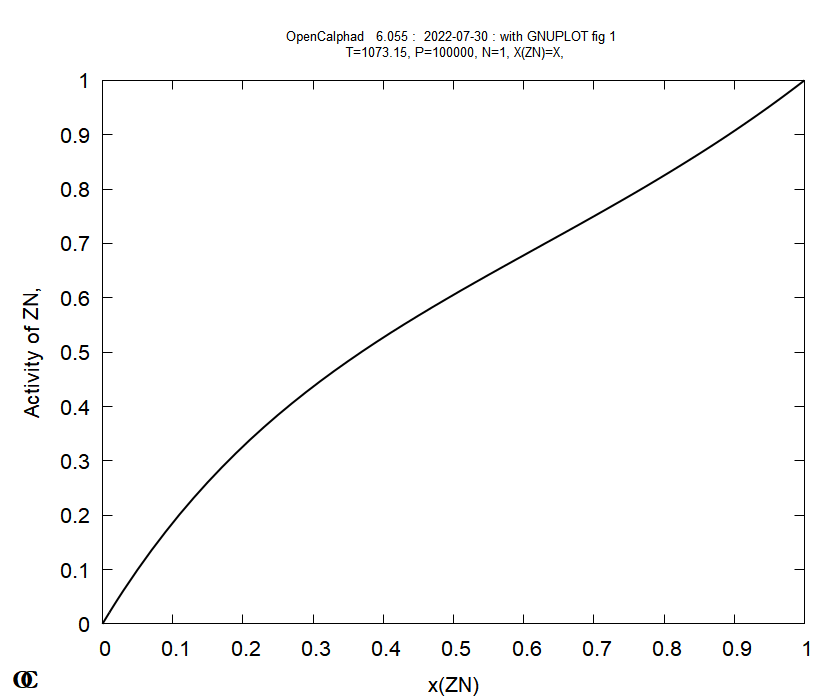

Reproduce this figure in gnuplot.
# GNUPLOT file generated by OpenCalphad
# OpenCalphad   6.055 :  2022-07-30 : with GNUPLOT fig 1
# subroutine ocplot2B
set terminal wxt size 840,700 font "Arial,16"
#set terminal pdf color solid size 6,5 enhanced font "Arial,16"
#set output "ocgnu.pdf"
set title "OpenCalphad   6.055 :  2022-07-30 : with GNUPLOT fig 1 \n T=1073.15, P=100000, N=1, X(ZN)=X," font "Arial,10" 
set origin 0.0, 0.0 
set size   1.0000,   1.0000
set xlabel "x(ZN)"
set ylabel "Activity of ZN,"
set label "~O{.0  C}" at screen 0.02, 0.03 font "Garamond Bold,20"
set key  off
set style line  1 lt  1 lc rgb "#000000" lw 2 pt 10
set style line  2 lt  1 lc rgb "#4169E1" lw 2 pt 6
set style line  3 lt  1 lc rgb "#00C000" lw 2 pt 3
set style line  4 lt  1 lc rgb "#FF0000" lw 2 pt 2
set style line  5 lt  1 lc rgb "#FF00FF" lw 2 pt 4
set style line  6 lt  1 lc rgb "#C8C800" lw 2 pt 5
set style line  7 lt  1 lc rgb "#C0C0C0" lw 2 pt 7
set style line  8 lt  1 lc rgb "#00FFFF" lw 2 pt 8
set style line  9 lt  1 lc rgb "#804080" lw 2 pt 9
set style line 10 lt  1 lc rgb "#7CFF40" lw 2 pt 1
# for invariants, faded read
set style line 100 lt 1 lc rgb "#FF3333" lw 3 pt 1

# Some useful GNUPLOT commands for editing the figure
# This is a dashed line (on pdf/wxt):
# set style line 15 lt 0 lc rgb "#C8C800" lw 2 pt 2

# set pointsize 0.6
# set label "text" at 0.5, 0.5 rotate by 60 font "arial,12"
# set xrange [0.5 : 0.7] 
# Adding manually a line and keep scaling:
# set arrow x0, y0 to x1,y1 nohead linestyle 1
# Add a red dot at 0.1,1000:
# set obj 1 circle fc rgb "#FF0000" fs sol size 0.02 noclip at 1,1
# Plotting symbols instead of line:
# ... using 2:i with points pt 7 ps 3 
# set multiplot
# set xrange [] writeback
#  ... plot someting
# set xrange restore
#  ... plot more using same axis scaling 
# unset multiplot



# begin of data with lines     62
$OCT220730211858 << EOD
KEYS:  x(ZN) AC(ZN) 
 # First line: LIQUID#1
   1    1.000000E-02    2.116263E-02
   2    1.002000E-02    2.120431E-02
   3    1.003998E-02    2.124595E-02
   4    1.403998E-02    2.953142E-02
   5    1.803998E-02    3.771717E-02
   6    2.203998E-02    4.580470E-02
   7    3.000000E-02    6.161258E-02
   8    5.000000E-02    9.971545E-02
   9    7.000000E-02    1.356440E-01
  10    9.000000E-02    1.695590E-01
  11    1.100000E-01    2.016102E-01
  12    1.300000E-01    2.319372E-01
  13    1.500000E-01    2.606701E-01
  14    1.700000E-01    2.879305E-01
  15    1.900000E-01    3.138318E-01
  16    2.100000E-01    3.384799E-01
  17    2.300000E-01    3.619740E-01
  18    2.500000E-01    3.844070E-01
  19    2.700000E-01    4.058658E-01
  20    2.900000E-01    4.264321E-01
  21    3.100000E-01    4.461826E-01
  22    3.300000E-01    4.651891E-01
  23    3.500000E-01    4.835196E-01
  24    3.700000E-01    5.012380E-01
  25    3.900000E-01    5.184045E-01
  26    4.100000E-01    5.350763E-01
  27    4.300000E-01    5.513073E-01
  28    4.500000E-01    5.671487E-01
  29    4.700000E-01    5.826493E-01
  30    4.900000E-01    5.978553E-01
  31    5.100000E-01    6.128111E-01
  32    5.300000E-01    6.275588E-01
  33    5.500000E-01    6.421391E-01
  34    5.700000E-01    6.565910E-01
  35    5.900000E-01    6.709520E-01
  36    6.100000E-01    6.852585E-01
  37    6.300000E-01    6.995455E-01
  38    6.500000E-01    7.138474E-01
  39    6.700000E-01    7.281975E-01
  40    6.900000E-01    7.426285E-01
  41    7.100000E-01    7.571722E-01
  42    7.300000E-01    7.718604E-01
  43    7.500000E-01    7.867242E-01
  44    7.700000E-01    8.017945E-01
  45    7.900000E-01    8.171019E-01
  46    8.100000E-01    8.326773E-01
  47    8.300000E-01    8.485513E-01
  48    8.500000E-01    8.647548E-01
  49    8.700000E-01    8.813189E-01
  50    8.900000E-01    8.982751E-01
  51    9.100000E-01    9.156554E-01
  52    9.300000E-01    9.334921E-01
  53    9.500000E-01    9.518183E-01
  54    9.700000E-01    9.706680E-01
  55    9.900000E-01    9.900757E-01
  56    1.000000E+00    1.000000E+00
# shift of line   1


  57    1.000000E-02    2.116263E-02
  58    9.980000E-03    2.112094E-02
  59    9.960020E-03    2.107930E-02
  60    5.960020E-03    1.269053E-02
  61    1.960020E-03    4.198939E-03
  62    1.100000E-12    8.695172E-13
# end of line   2


EOD


plot for [i=3: 3] $OCT220730211858 using 2:i with lines ls (i-2+ 0) title columnheader(i)
pause mouse
